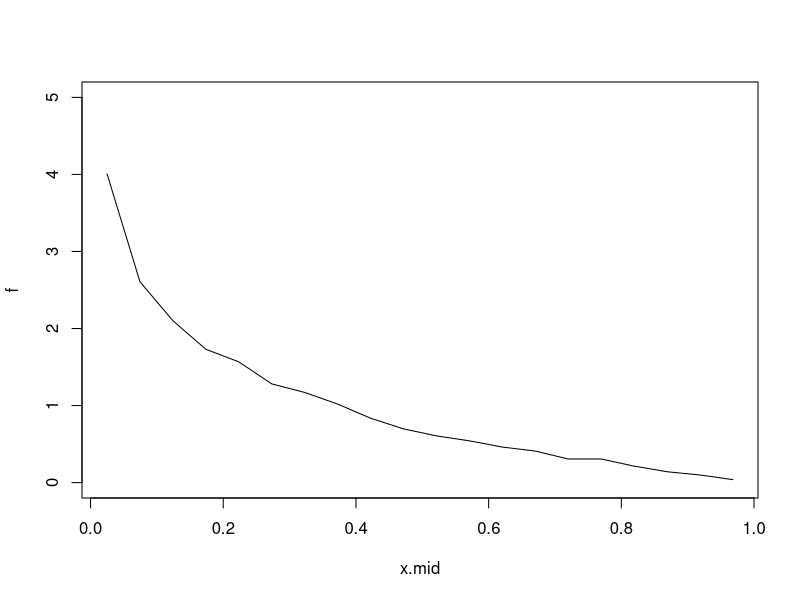

Generate this figure with R:
# PROBLEM 2 
# create two uniform random variables

x_1 = runif(10000,min=0,max=1)
x_2 = runif(10000, min=0, max=1)

sum(x_1*x_2 < 1/2)/1000


# Write a code for approximating the PDF from a sample X of some distribution
# where n is the number of sub-intervals you will use
# The default window on the vertical axis is from 0 to 1
PDF = function(X,n,y.min = 0,y.max = 1){
  a = min(X)
  b = max(X)
  N = length(X)
  s = (b-a)/n # spacing of the sub-intervals
  x = rep(NA,n+1)
  x.mid = rep(NA,n)
  for(i in 1:(n+1)){
    x[i] = a + (i-1)*s
  }
  for(i in 1:n){
    x.mid[i] = (.5)*( x[i+1] + x[i] )
  }
  f = rep(NA,n)
  for(i in 1:n){
    f[i] = sum( X > x[i] & X < x[i+1] )/(N*s)
  }
  plot(x.mid,f,type = "l",ylim = c(y.min,y.max) )
}

set.seed(923)
PDF(x_1*x_2, 20, y.max=5)